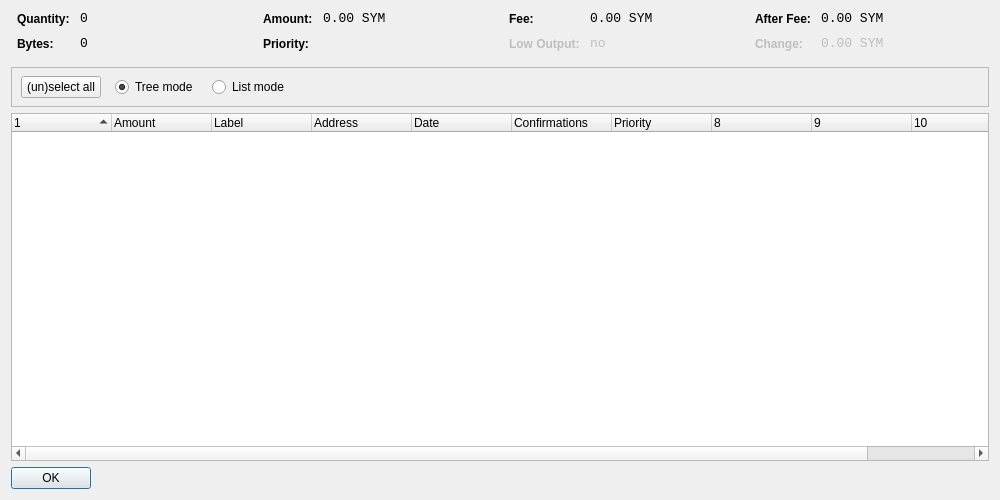
<?xml version="1.0" encoding="UTF-8"?>
<ui version="4.0">
 <class>CoinControlDialog</class>
 <widget class="QDialog" name="CoinControlDialog">
  <property name="geometry">
   <rect>
    <x>0</x>
    <y>0</y>
    <width>1000</width>
    <height>500</height>
   </rect>
  </property>
  <property name="windowTitle">
   <string>Coin Control</string>
  </property>
  <layout class="QVBoxLayout" name="verticalLayout">
   <item>
    <layout class="QHBoxLayout" name="horizontalLayoutTop" stretch="0,0,0,0">
     <property name="topMargin">
      <number>0</number>
     </property>
     <property name="bottomMargin">
      <number>10</number>
     </property>
     <item>
      <layout class="QFormLayout" name="formLayoutCoinControl1">
       <property name="horizontalSpacing">
        <number>10</number>
       </property>
       <property name="verticalSpacing">
        <number>10</number>
       </property>
       <property name="leftMargin">
        <number>6</number>
       </property>
       <property name="rightMargin">
        <number>6</number>
       </property>
       <item row="0" column="0">
        <widget class="QLabel" name="labelCoinControlQuantityText">
         <property name="styleSheet">
          <string notr="true">font-weight:bold;</string>
         </property>
         <property name="text">
          <string>Quantity:</string>
         </property>
        </widget>
       </item>
       <item row="0" column="1">
        <widget class="QLabel" name="labelCoinControlQuantity">
         <property name="font">
          <font>
           <family>Monospace</family>
           <pointsize>10</pointsize>
          </font>
         </property>
         <property name="cursor">
          <cursorShape>IBeamCursor</cursorShape>
         </property>
         <property name="contextMenuPolicy">
          <enum>Qt::ActionsContextMenu</enum>
         </property>
         <property name="text">
          <string notr="true">0</string>
         </property>
         <property name="textInteractionFlags">
          <set>Qt::LinksAccessibleByMouse|Qt::TextSelectableByKeyboard|Qt::TextSelectableByMouse</set>
         </property>
        </widget>
       </item>
       <item row="1" column="0">
        <widget class="QLabel" name="labelCoinControlBytesText">
         <property name="styleSheet">
          <string notr="true">font-weight:bold;</string>
         </property>
         <property name="text">
          <string>Bytes:</string>
         </property>
        </widget>
       </item>
       <item row="1" column="1">
        <widget class="QLabel" name="labelCoinControlBytes">
         <property name="font">
          <font>
           <family>Monospace</family>
           <pointsize>10</pointsize>
          </font>
         </property>
         <property name="cursor">
          <cursorShape>IBeamCursor</cursorShape>
         </property>
         <property name="contextMenuPolicy">
          <enum>Qt::ActionsContextMenu</enum>
         </property>
         <property name="text">
          <string notr="true">0</string>
         </property>
         <property name="textInteractionFlags">
          <set>Qt::LinksAccessibleByMouse|Qt::TextSelectableByKeyboard|Qt::TextSelectableByMouse</set>
         </property>
        </widget>
       </item>
      </layout>
     </item>
     <item>
      <layout class="QFormLayout" name="formLayoutCoinControl2">
       <property name="horizontalSpacing">
        <number>10</number>
       </property>
       <property name="verticalSpacing">
        <number>10</number>
       </property>
       <property name="leftMargin">
        <number>6</number>
       </property>
       <property name="rightMargin">
        <number>6</number>
       </property>
       <item row="0" column="0">
        <widget class="QLabel" name="labelCoinControlAmountText">
         <property name="styleSheet">
          <string notr="true">font-weight:bold;</string>
         </property>
         <property name="text">
          <string>Amount:</string>
         </property>
        </widget>
       </item>
       <item row="0" column="1">
        <widget class="QLabel" name="labelCoinControlAmount">
         <property name="font">
          <font>
           <family>Monospace</family>
           <pointsize>10</pointsize>
          </font>
         </property>
         <property name="cursor">
          <cursorShape>IBeamCursor</cursorShape>
         </property>
         <property name="contextMenuPolicy">
          <enum>Qt::ActionsContextMenu</enum>
         </property>
         <property name="text">
          <string notr="true">0.00 SYM</string>
         </property>
         <property name="textInteractionFlags">
          <set>Qt::LinksAccessibleByMouse|Qt::TextSelectableByKeyboard|Qt::TextSelectableByMouse</set>
         </property>
        </widget>
       </item>
       <item row="1" column="0">
        <widget class="QLabel" name="labelCoinControlPriorityText">
         <property name="styleSheet">
          <string notr="true">font-weight:bold;</string>
         </property>
         <property name="text">
          <string>Priority:</string>
         </property>
        </widget>
       </item>
       <item row="1" column="1">
        <widget class="QLabel" name="labelCoinControlPriority">
         <property name="font">
          <font>
           <family>Monospace</family>
           <pointsize>10</pointsize>
          </font>
         </property>
         <property name="cursor">
          <cursorShape>IBeamCursor</cursorShape>
         </property>
         <property name="contextMenuPolicy">
          <enum>Qt::ActionsContextMenu</enum>
         </property>
         <property name="text">
          <string/>
         </property>
         <property name="textInteractionFlags">
          <set>Qt::LinksAccessibleByMouse|Qt::TextSelectableByKeyboard|Qt::TextSelectableByMouse</set>
         </property>
        </widget>
       </item>
      </layout>
     </item>
     <item>
      <layout class="QFormLayout" name="formLayoutCoinControl3">
       <property name="horizontalSpacing">
        <number>10</number>
       </property>
       <property name="verticalSpacing">
        <number>10</number>
       </property>
       <property name="leftMargin">
        <number>6</number>
       </property>
       <property name="rightMargin">
        <number>6</number>
       </property>
       <item row="0" column="0">
        <widget class="QLabel" name="labelCoinControlFeeText">
         <property name="styleSheet">
          <string notr="true">font-weight:bold;</string>
         </property>
         <property name="text">
          <string>Fee:</string>
         </property>
        </widget>
       </item>
       <item row="0" column="1">
        <widget class="QLabel" name="labelCoinControlFee">
         <property name="font">
          <font>
           <family>Monospace</family>
           <pointsize>10</pointsize>
          </font>
         </property>
         <property name="cursor">
          <cursorShape>IBeamCursor</cursorShape>
         </property>
         <property name="contextMenuPolicy">
          <enum>Qt::ActionsContextMenu</enum>
         </property>
         <property name="text">
          <string notr="true">0.00 SYM</string>
         </property>
         <property name="textInteractionFlags">
          <set>Qt::LinksAccessibleByMouse|Qt::TextSelectableByKeyboard|Qt::TextSelectableByMouse</set>
         </property>
        </widget>
       </item>
       <item row="1" column="0">
        <widget class="QLabel" name="labelCoinControlLowOutputText">
         <property name="enabled">
          <bool>false</bool>
         </property>
         <property name="styleSheet">
          <string notr="true">font-weight:bold;</string>
         </property>
         <property name="text">
          <string>Low Output:</string>
         </property>
        </widget>
       </item>
       <item row="1" column="1">
        <widget class="QLabel" name="labelCoinControlLowOutput">
         <property name="enabled">
          <bool>false</bool>
         </property>
         <property name="font">
          <font>
           <family>Monospace</family>
           <pointsize>10</pointsize>
          </font>
         </property>
         <property name="cursor">
          <cursorShape>IBeamCursor</cursorShape>
         </property>
         <property name="contextMenuPolicy">
          <enum>Qt::ActionsContextMenu</enum>
         </property>
         <property name="text">
          <string notr="true">no</string>
         </property>
         <property name="textInteractionFlags">
          <set>Qt::LinksAccessibleByMouse|Qt::TextSelectableByKeyboard|Qt::TextSelectableByMouse</set>
         </property>
        </widget>
       </item>
      </layout>
     </item>
     <item>
      <layout class="QFormLayout" name="formLayoutCoinControl4">
       <property name="horizontalSpacing">
        <number>10</number>
       </property>
       <property name="verticalSpacing">
        <number>10</number>
       </property>
       <property name="leftMargin">
        <number>6</number>
       </property>
       <property name="rightMargin">
        <number>6</number>
       </property>
       <item row="0" column="0">
        <widget class="QLabel" name="labelCoinControlAfterFeeText">
         <property name="styleSheet">
          <string notr="true">font-weight:bold;</string>
         </property>
         <property name="text">
          <string>After Fee:</string>
         </property>
        </widget>
       </item>
       <item row="0" column="1">
        <widget class="QLabel" name="labelCoinControlAfterFee">
         <property name="font">
          <font>
           <family>Monospace</family>
           <pointsize>10</pointsize>
          </font>
         </property>
         <property name="cursor">
          <cursorShape>IBeamCursor</cursorShape>
         </property>
         <property name="contextMenuPolicy">
          <enum>Qt::ActionsContextMenu</enum>
         </property>
         <property name="text">
          <string notr="true">0.00 SYM</string>
         </property>
         <property name="textInteractionFlags">
          <set>Qt::LinksAccessibleByMouse|Qt::TextSelectableByKeyboard|Qt::TextSelectableByMouse</set>
         </property>
        </widget>
       </item>
       <item row="1" column="0">
        <widget class="QLabel" name="labelCoinControlChangeText">
         <property name="enabled">
          <bool>false</bool>
         </property>
         <property name="styleSheet">
          <string notr="true">font-weight:bold;</string>
         </property>
         <property name="text">
          <string>Change:</string>
         </property>
        </widget>
       </item>
       <item row="1" column="1">
        <widget class="QLabel" name="labelCoinControlChange">
         <property name="enabled">
          <bool>false</bool>
         </property>
         <property name="font">
          <font>
           <family>Monospace</family>
           <pointsize>10</pointsize>
          </font>
         </property>
         <property name="cursor">
          <cursorShape>IBeamCursor</cursorShape>
         </property>
         <property name="contextMenuPolicy">
          <enum>Qt::ActionsContextMenu</enum>
         </property>
         <property name="text">
          <string notr="true">0.00 SYM</string>
         </property>
         <property name="textInteractionFlags">
          <set>Qt::LinksAccessibleByMouse|Qt::TextSelectableByKeyboard|Qt::TextSelectableByMouse</set>
         </property>
        </widget>
       </item>
      </layout>
     </item>
    </layout>
   </item>
   <item>
    <widget class="QFrame" name="frame">
     <property name="minimumSize">
      <size>
       <width>0</width>
       <height>40</height>
      </size>
     </property>
     <property name="frameShape">
      <enum>QFrame::StyledPanel</enum>
     </property>
     <property name="frameShadow">
      <enum>QFrame::Sunken</enum>
     </property>
     <widget class="QWidget" name="horizontalLayoutWidget">
      <property name="geometry">
       <rect>
        <x>10</x>
        <y>0</y>
        <width>781</width>
        <height>41</height>
       </rect>
      </property>
      <layout class="QHBoxLayout" name="horizontalLayoutPanel" stretch="0,0,0,0,0">
       <property name="spacing">
        <number>14</number>
       </property>
       <item>
        <widget class="QPushButton" name="pushButtonSelectAll">
         <property name="sizePolicy">
          <sizepolicy hsizetype="Maximum" vsizetype="Fixed">
           <horstretch>0</horstretch>
           <verstretch>0</verstretch>
          </sizepolicy>
         </property>
         <property name="text">
          <string>(un)select all</string>
         </property>
        </widget>
       </item>
       <item>
        <widget class="QRadioButton" name="radioTreeMode">
         <property name="sizePolicy">
          <sizepolicy hsizetype="Maximum" vsizetype="Fixed">
           <horstretch>0</horstretch>
           <verstretch>0</verstretch>
          </sizepolicy>
         </property>
         <property name="text">
          <string>Tree mode</string>
         </property>
         <property name="checked">
          <bool>true</bool>
         </property>
        </widget>
       </item>
       <item>
        <widget class="QRadioButton" name="radioListMode">
         <property name="sizePolicy">
          <sizepolicy hsizetype="Maximum" vsizetype="Fixed">
           <horstretch>0</horstretch>
           <verstretch>0</verstretch>
          </sizepolicy>
         </property>
         <property name="text">
          <string>List mode</string>
         </property>
        </widget>
       </item>
       <item>
        <spacer name="horizontalSpacer">
         <property name="orientation">
          <enum>Qt::Horizontal</enum>
         </property>
         <property name="sizeHint" stdset="0">
          <size>
           <width>40</width>
           <height>20</height>
          </size>
         </property>
        </spacer>
       </item>
      </layout>
     </widget>
    </widget>
   </item>
   <item>
    <widget class="CoinControlTreeWidget" name="treeWidget">
     <property name="contextMenuPolicy">
      <enum>Qt::CustomContextMenu</enum>
     </property>
     <property name="sortingEnabled">
      <bool>false</bool>
     </property>
     <property name="columnCount">
      <number>11</number>
     </property>
     <attribute name="headerShowSortIndicator" stdset="0">
      <bool>true</bool>
     </attribute>
     <attribute name="headerStretchLastSection">
      <bool>false</bool>
     </attribute>
     <column>
      <property name="text">
       <string/>
      </property>
     </column>
     <column>
      <property name="text">
       <string>Amount</string>
      </property>
     </column>
     <column>
      <property name="text">
       <string>Label</string>
      </property>
     </column>
     <column>
      <property name="text">
       <string>Address</string>
      </property>
     </column>
     <column>
      <property name="text">
       <string>Date</string>
      </property>
     </column>
     <column>
      <property name="text">
       <string>Confirmations</string>
      </property>
      <property name="toolTip">
       <string>Confirmed</string>
      </property>
     </column>
     <column>
      <property name="text">
       <string>Priority</string>
      </property>
     </column>
     <column>
      <property name="text">
       <string/>
      </property>
     </column>
     <column>
      <property name="text">
       <string/>
      </property>
     </column>
     <column>
      <property name="text">
       <string/>
      </property>
     </column>
     <column>
      <property name="text">
       <string/>
      </property>
     </column>
    </widget>
   </item>
   <item>
    <widget class="QDialogButtonBox" name="buttonBox">
     <property name="sizePolicy">
      <sizepolicy hsizetype="Maximum" vsizetype="Fixed">
       <horstretch>0</horstretch>
       <verstretch>0</verstretch>
      </sizepolicy>
     </property>
     <property name="orientation">
      <enum>Qt::Horizontal</enum>
     </property>
     <property name="standardButtons">
      <set>QDialogButtonBox::Ok</set>
     </property>
    </widget>
   </item>
  </layout>
 </widget>
 <customwidgets>
  <customwidget>
   <class>CoinControlTreeWidget</class>
   <extends>QTreeWidget</extends>
   <header>coincontroltreewidget.h</header>
  </customwidget>
 </customwidgets>
 <resources/>
 <connections/>
</ui>
